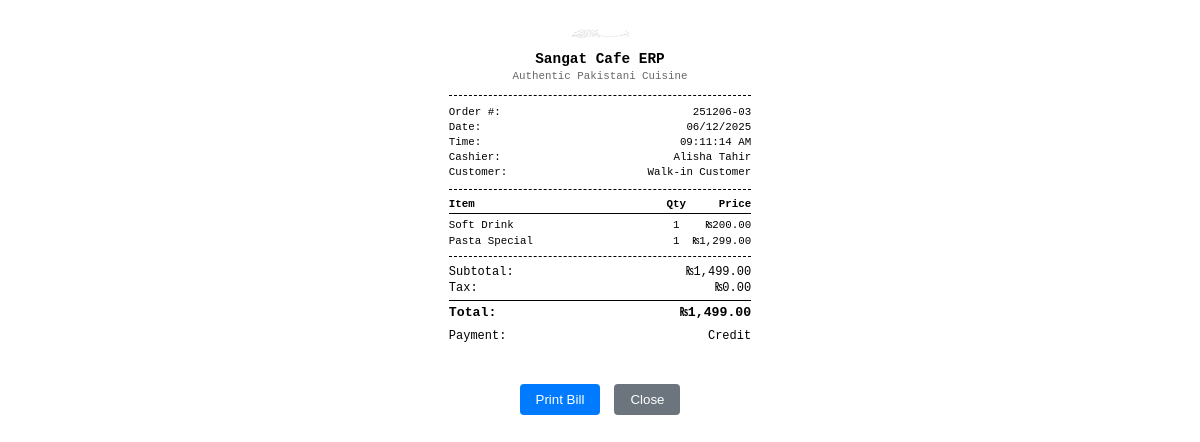
/admin/print-bill/32 (signed in), run on the app's committed database.
### app/models.py (models this page shows, shortened)
class BillTemplate(db.Model):
    __tablename__ = 'bill_templates'
    id = db.Column(db.Integer, primary_key=True)
    business_id = db.Column(db.Integer, db.ForeignKey('businesses.id', ondelete='CASCADE'), nullable=True, index=True)  # MULTI-TENANT
    template_type = db.Column(db.String(20), nullable=False, default='receipt')  # receipt, invoice, kitchen
    header_name = db.Column(db.String(100), default='My Business')
    header_tagline = db.Column(db.String(200), default='Authentic Pakistani Cuisine')
    logo_filename = db.Column(db.String(255))  # Store logo file path
    show_logo = db.Column(db.Boolean, default=True)
    show_restaurant_name = db.Column(db.Boolean, default=True)
    show_order_number = db.Column(db.Boolean, default=True)
    show_date_time = db.Column(db.Boolean, default=True)
    show_cashier = db.Column(db.Boolean, default=True)
    show_table = db.Column(db.Boolean, default=True)
    show_tax = db.Column(db.Boolean, default=True)
    footer_message = db.Column(db.Text, default='')
    show_qr_code = db.Column(db.Boolean, default=False)
    paper_size = db.Column(db.String(10), default='80mm')
    font_size = db.Column(db.String(10), default='medium')
    auto_cut = db.Column(db.Boolean, default=True)
    created_at = db.Column(db.DateTime, default=lambda: datetime.now(timezone.utc), nullable=False)
    updated_at = db.Column(db.DateTime, default=lambda: datetime.now(timezone.utc), onupdate=lambda: datetime.now(timezone.utc))
    @classmethod
    def get_template(cls, template_type='receipt', business_id=None):
        if business_id is None:
            try:
                from flask_login import current_user
                if current_user.is_authenticated and hasattr(current_user, 'business_id'):
                    business_id = current_user.business_id
            except:
                pass
        if business_id is not None:
            try:
                business_id = int(business_id)
            except (ValueError, TypeError):
                print(f"ERROR: Cannot convert business_id to int: {business_id}, type: {type(business_id)}")
                business_id = None
        try:
            if business_id is not None:
                template = cls.query.filter_by(
                    template_type=template_type,
                    business_id=business_id
                ).first()
            else:
                template = cls.query.filter_by(
                    template_type=template_type
                ).filter(cls.business_id.is_(None)).first()
            if template:
                return template
        except Exception as e:
            db.session.rollback()
            print(f"Error in get_template: {str(e)}")
            import traceback
            traceback.print_exc()
            return cls(
                template_type=template_type,
                business_id=business_id,
                header_name='My Business',
                header_tagline='Authentic Pakistani Cuisine',
                show_restaurant_name=True
            )

class Sale(db.Model):
    __tablename__ = 'sales'
    id = db.Column(db.Integer, primary_key=True)
    business_id = db.Column(db.Integer, db.ForeignKey('businesses.id', ondelete='CASCADE'), nullable=True, index=True)  # MULTI-TENANT
    invoice_no = db.Column(db.String(50), nullable=False, index=True)  # Unique per business
    customer_name = db.Column(db.String(100))
    customer_phone = db.Column(db.String(20))
    table_number = db.Column(db.String(10))
    created_at = db.Column(db.DateTime, default=lambda: datetime.now(timezone.utc), nullable=False)
    subtotal = db.Column(db.Numeric(10, 2), nullable=False)
    service_charge = db.Column(db.Numeric(10, 2), default=0, nullable=False)
    tax = db.Column(db.Numeric(10, 2), nullable=False)
    total = db.Column(db.Numeric(10, 2), nullable=False)
    payment_method = db.Column(db.String(20), nullable=False)
    user_id = db.Column(db.Integer, db.ForeignKey('users.id'), nullable=True)
    lines = db.relationship('SaleLine', backref='sale', lazy=True, cascade='all, delete-orphan')
    user = db.relationship('User', backref='sales')

class SystemSetting(db.Model):
    __tablename__ = 'system_settings'
    id = db.Column(db.Integer, primary_key=True)
    business_id = db.Column(db.Integer, db.ForeignKey('businesses.id', ondelete='CASCADE'), nullable=True, index=True)  # MULTI-TENANT
    key = db.Column(db.String(100), nullable=False, index=True)  # Unique per business
    value = db.Column(db.Text)
    description = db.Column(db.String(255))
    updated_at = db.Column(db.DateTime, default=lambda: datetime.now(timezone.utc), onupdate=lambda: datetime.now(timezone.utc))
    @classmethod
    def get_setting(cls, key, default=None, business_id=None):
        if business_id is not None:
            setting = cls.query.filter_by(key=key, business_id=business_id).first()
        else:
            try:
                from flask_login import current_user
                if current_user.is_authenticated and hasattr(current_user, 'business_id') and current_user.business_id:
                    setting = cls.query.filter_by(key=key, business_id=current_user.business_id).first()
                else:
                    setting = cls.query.filter_by(key=key).first()
            except:
                setting = cls.query.filter_by(key=key).first()
        return setting.value if setting else default

class User(UserMixin, db.Model):
    __tablename__ = 'users'
    id = db.Column(db.Integer, primary_key=True)
    business_id = db.Column(db.Integer, db.ForeignKey('businesses.id', ondelete='CASCADE'), nullable=True, index=True)  # MULTI-TENANT
    employee_id = db.Column(db.String(10), nullable=True, index=True)  # Unique per business
    username = db.Column(db.String(80), nullable=False, index=True)  # Unique per business
    email = db.Column(db.String(120), nullable=False, index=True)  # Unique per business
    password_hash = db.Column(db.String(255), nullable=False)
    role = db.Column(db.String(20), nullable=False, default='viewer')
    is_owner = db.Column(db.Boolean, default=False, nullable=False)  # First user of business
    first_name = db.Column(db.String(50), nullable=False)
    last_name = db.Column(db.String(50), nullable=False)
    full_name = db.Column(db.String(100), nullable=False)
    department = db.Column(db.String(50))
    designation = db.Column(db.String(50))
    phone = db.Column(db.String(20))
    address = db.Column(db.Text)
    profile_picture = db.Column(db.String(255))
    is_protected = db.Column(db.Boolean, default=False, nullable=False)
    is_active = db.Column(db.Boolean, default=True, nullable=False)
    requires_password_change = db.Column(db.Boolean, default=True, nullable=False)
    verification_code = db.Column(db.String(20))  # For protected user verification
    failed_login_attempts = db.Column(db.Integer, default=0, nullable=False)
    account_locked_until = db.Column(db.DateTime, nullable=True)
    last_login = db.Column(db.DateTime, nullable=True)
    email_verified = db.Column(db.Boolean, default=False, nullable=False)
    email_verification_token = db.Column(db.String(100), nullable=True)
    google_id = db.Column(db.String(255), unique=True, nullable=True)
    oauth_provider = db.Column(db.String(50), nullable=True)  # 'google', 'facebook', etc.
    navigation_permissions = db.Column(db.Text)  # JSON array of allowed navigation items
    created_at = db.Column(db.DateTime, default=lambda: datetime.now(timezone.utc), nullable=False)

class SaleLine(db.Model):
    __tablename__ = 'sale_lines'
    id = db.Column(db.Integer, primary_key=True)
    business_id = db.Column(db.Integer, db.ForeignKey('businesses.id', ondelete='CASCADE'), nullable=True, index=True)  # MULTI-TENANT
    sale_id = db.Column(db.Integer, db.ForeignKey('sales.id'), nullable=False)
    item_id = db.Column(db.Integer, db.ForeignKey('menu_items.id'), nullable=False)
    qty = db.Column(db.Numeric(10, 2), nullable=False)
    unit_price = db.Column(db.Numeric(10, 2), nullable=False)
    line_total = db.Column(db.Numeric(10, 2), nullable=False)
    item = db.relationship('MenuItem', backref='sale_lines')

class MenuItem(db.Model):
    __tablename__ = 'menu_items'
    id = db.Column(db.Integer, primary_key=True)
    business_id = db.Column(db.Integer, db.ForeignKey('businesses.id', ondelete='CASCADE'), nullable=True, index=True)  # MULTI-TENANT
    sku = db.Column(db.String(50), nullable=False, index=True)  # Unique per business
    name = db.Column(db.String(100), nullable=False)
    category_id = db.Column(db.Integer, db.ForeignKey('menu_categories.id'), nullable=False)
    price = db.Column(db.Numeric(10, 2), nullable=False)
    tax_rate = db.Column(db.Numeric(5, 4), default=0.16)  # 16% default tax
    is_active = db.Column(db.Boolean, default=True, nullable=False)
    created_at = db.Column(db.DateTime, default=lambda: datetime.now(timezone.utc), nullable=False)
    updated_at = db.Column(db.DateTime, default=lambda: datetime.now(timezone.utc), onupdate=lambda: datetime.now(timezone.utc))
    recipe_items = db.relationship('MenuRecipe', backref='menu_item', lazy=True, cascade='all, delete-orphan')

### app/blueprints/admin.py (the view)
@bp.route('/print-bill/<int:sale_id>')
@login_required
@require_permissions('admin.view')
def print_bill(sale_id):
    try:
        if current_user.role == 'system_administrator':
            sale = Sale.query.get_or_404(sale_id)
        else:
            sale = Sale.query.filter_by(
                id=sale_id,
                business_id=current_user.business_id
            ).first_or_404()
        template = BillTemplate.get_template('receipt')
        return render_template('print/bill_template.html',
                             bill_data=sale,
                             template=template)
    except Exception as e:
        flash(f'Error generating bill: {str(e)}', 'error')
        return redirect(url_for('admin.index'))

### app/templates/print/bill_template.html (shortened to what this page needs)
<!DOCTYPE html>
<html lang="en">
<head>
</head>
<body>
    <div class="bill-container paper-{{ template.paper_size }} font-{{ template.font_size }}">
        <div class="header">
            {% if template.show_logo and template.logo_filename %}
            <div class="logo">
                <img src="{{ url_for('static', filename='uploads/logos/' + template.logo_filename) }}" alt="Logo">
            </div>
            {% endif %}
            <div class="restaurant-name">{{ template.header_name }}</div>
            <div class="tagline">{{ template.header_tagline }}</div>
        </div>
        <div class="bill-info">
            {% if template.show_order_number %}
            <div class="bill-info-row">
                <span>Order #:</span>
                <span>{{ bill_data.invoice_no }}</span>
            </div>
            {% endif %}
            {% if template.show_date_time %}
            <div class="bill-info-row">
                <span>Date:</span>
                <span>{{ bill_data.created_at|to_local_time|format_date }}</span>
            </div>
            <div class="bill-info-row">
                <span>Time:</span>
                <span>{{ bill_data.created_at|to_local_time|format_time }}</span>
            </div>
            {% endif %}
            {% if template.show_cashier %}
            <div class="bill-info-row">
                <span>Cashier:</span>
                <span>{{ bill_data.user.full_name }}</span>
            </div>
            {% endif %}
            {% if bill_data.customer_name %}
            <div class="bill-info-row">
                <span>Customer:</span>
                <span>{{ bill_data.customer_name }}</span>
            </div>
            {% endif %}
        </div>
        <div class="items">
            <div class="item-row item-header">
                <span class="item-name">Item</span>
                <span class="item-qty">Qty</span>
                <span class="item-price">Price</span>
            </div>
            {% for line in bill_data.lines %}
            <div class="item-row">
                <span class="item-name">{{ line.item.name }}</span>
                <span class="item-qty">{{ line.qty|int }}</span>
                <span class="item-price">{{ line.line_total|format_currency }}</span>
            </div>
            {% endfor %}
        </div>
        <div class="totals">
            <div class="total-row">
                <span>Subtotal:</span>
                <span>{{ bill_data.subtotal|format_currency }}</span>
            </div>
            {% if template.show_tax %}
            <div class="total-row">
                <span>Tax:</span>
                <span>{{ bill_data.tax|format_currency }}</span>
            </div>
            {% endif %}
            <div class="total-row grand-total">
                <span>Total:</span>
                <span>{{ bill_data.total|format_currency }}</span>
            </div>
            <div class="total-row total-row-margin">
                <span>Payment:</span>
                <span>{{ bill_data.payment_method.title() }}</span>
            </div>
        </div>
    </div>
    <div class="print-controls no-print">
        <button class="btn btn-primary" onclick="window.print()">
             Print Bill
        </button>
        <button class="btn btn-secondary" onclick="window.close()">
             Close
        </button>
    </div>
</body>
</html>

### data on the page
BillTemplate: logo_filename (picture), header_name "Sangat Cafe ERP", header_tagline "Authentic Pakistani Cuisine"
Sale: invoice_no "251206-03", created_at|to_local_time "06/12/2025", created_at|to_local_time "09:11:14 AM", customer_name "Walk-in Customer", subtotal "₨1,499.00", tax "₨0.00", total "₨1,499.00", payment_method "Credit"
User: user.full_name "Alisha Tahir"
SaleLine: item.name "Soft Drink", qty "1", line_total "₨200.00"
SaleLine: item.name "Pasta Special", qty "1", line_total "₨1,299.00"
